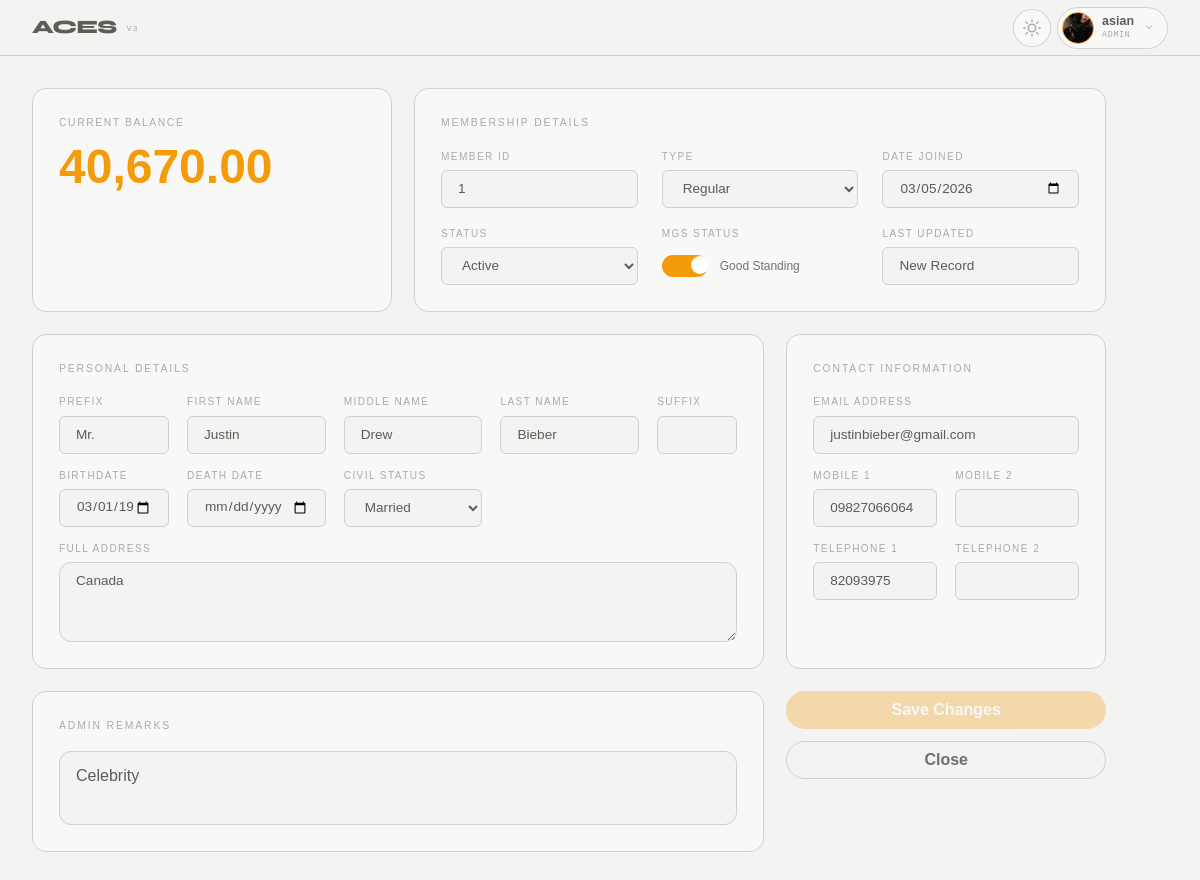
Page /index.php?page=member_view&member_id=1 (signed in) on the committed database.
### tables this page shows
CREATE TABLE `members` (
  `id` int(11) NOT NULL,
  `member_id` int(11) DEFAULT NULL,
  `membership_type` varchar(50) DEFAULT NULL,
  `username` varchar(50) DEFAULT NULL,
  `password` varchar(255) DEFAULT NULL,
  `first_name` varchar(100) DEFAULT NULL,
  `middle_name` varchar(100) DEFAULT NULL,
  `last_name` varchar(100) DEFAULT NULL,
  `email` varchar(150) DEFAULT NULL,
  `profile_picture` varchar(255) DEFAULT NULL,
  `prefix` varchar(20) DEFAULT NULL,
  `suffix` varchar(20) DEFAULT NULL,
  `birthdate` date DEFAULT NULL,
  `death_date` date DEFAULT NULL,
  `approval_date` datetime DEFAULT NULL,
  `balance` decimal(10,2) DEFAULT 0.00,
  `is_mgs` tinyint(1) DEFAULT 0,
  `remarks` text DEFAULT NULL,
  `role_id` int(11) DEFAULT NULL,
  `phone_number` varchar(20) DEFAULT NULL,
  `telephone_number` varchar(20) DEFAULT NULL,
  `civil_status` varchar(20) DEFAULT NULL,
  `address` text DEFAULT NULL,
  `status` enum('Active','Deceased','Delisted','On-Hold','Overdue','Under Litigation') NOT NULL DEFAULT 'Active',
  `phone_number_2` varchar(255) DEFAULT NULL,
  `telephone_number_2` varchar(255) DEFAULT NULL
);

### core/auth.php (called while the page is built, shortened)
<?php
require_once __DIR__ . '/db.php';
class Auth
{
    public function __construct()
    {
        $database = new DB();
    }
    public function isLoggedIn(): bool
    {
        return isset($_SESSION['user_id']);
    }
}

### core/db.php (called while the page is built, shortened)
<?php
class DB {
    private $host = "localhost";
    private $name = "aces_db";
    private $user = "root";
    private $pass = "";
    public function connect() {
        $this->conn = null;
        try {
            $this->conn = new PDO("mysql:host=" . $this->host . ";dbname=" . $this->name, $this->user, $this->pass);
            $this->conn->setAttribute(PDO::ATTR_ERRMODE, PDO::ERRMODE_EXCEPTION);
        } catch(PDOException $e) {
            echo "Connection Error: " . $e->getMessage();
        }
        return $this->conn;
    }
}

### core/repository/member_repository.php (called while the page is built, shortened)
<?php
class MemberRepository
{
    private $db;
    public function __construct($db)
    {
        $this->db = $db;
    }
    public function findById($id)
    {
        $stmt = $this->db->prepare("SELECT * FROM members WHERE id = ?");
        $stmt->execute([(int)$id]);
        return $stmt->fetch(PDO::FETCH_ASSOC);
    }
}

### views/auth/admin/member_view.php (the view, shortened to what this page needs)
<?php
require_once 'core/db.php';
require_once 'core/repository/member_repository.php';
$db = (new DB())->connect();
$memberRepo = new MemberRepository($db);
$targetId = isset($_GET['member_id']) ? (int)$_GET['member_id'] : 0;
$m = $memberRepo->findById($targetId);
?>
<form method="POST" action="">
    <div class="pg-centered">
        <div class="mv">
            <div class="mv__grid">
                <section class="mv-card mv-card--balance">
                    <div class="mv-card__label">Current Balance</div>
                    <input type="text" class="mv-card__balance" name="balance" value="<?= number_format((float)$m['balance'], 2, '.', ',') ?>">
                </section>
                <section class="mv-card mv-card--membership">
                    <header class="mv-card__title">Membership Details</header>
                    <div class="mv-form" style="grid-template-columns: repeat(3, 1fr);">
                        <div class="mv-field">
                            <label class="mv-label">Member ID</label>
                            <input class="mv-input" name="member_id" value="<?= htmlspecialchars($m['member_id']) ?>" readonly>
                        </div>
                        <div class="mv-field">
                            <label class="mv-label">Type</label>
                            <select class="mv-input" name="membership_type">
                                <?php foreach (['Regular', 'Associate'] as $opt): ?>
                                    <option value="<?= $opt ?>" <?= $m['membership_type'] == $opt ? 'selected' : '' ?>><?= $opt ?></option>
                                <?php endforeach; ?>
                            </select>
                        </div>
                        <div class="mv-field">
                            <label class="mv-label">Date Joined</label>
                            <input type="date"
                                class="mv-input"
                                name="approval_date"
                                value="<?= !empty($m['approval_date']) ? date('Y-m-d', strtotime($m['approval_date'])) : '' ?>">
                        </div>
                        <div class="mv-field">
                            <label class="mv-label">Status</label>
                            <select class="mv-input" name="status">
                                <?php foreach (['Active', 'Deceased', 'Delisted', 'On-Hold', 'Overdue', 'Under Litigation'] as $opt): ?>
                                    <option value="<?= $opt ?>" <?= $m['status'] == $opt ? 'selected' : '' ?>><?= $opt ?></option>
                                <?php endforeach; ?>
                            </select>
                        </div>
                        <div class="mv-field">
                            <label class="mv-label">MGS Status</label>
                            <div style="display: flex; align-items: center; gap: 12px; height: 38px;">
                                <label class="mgs-switch">
                                    <span class="mgs-slider"></span>
                                </label>
                                <span class="mv-label" style="text-transform: none; color: var(--t2); letter-spacing: normal;">
                                    <?= ($m['is_mgs'] ?? 0) ? 'Good Standing' : 'Not in GS' ?>
                                </span>
                            </div>
                        </div>
                        <div class="mv-field">
                            <label class="mv-label">Last Updated</label>
                            <input class="mv-input" value="<?= !empty($m['updated_at']) ? date('M d, Y', strtotime($m['updated_at'])) : 'New Record' ?>" readonly title="Automatically tracked by system">
                        </div>
                    </div>
                </section>
                <section class="mv-card mv-card--personal">
                    <header class="mv-card__title">Personal Details</header>
                    <div class="mv-form mv-form--personal">
                        <div class="mv-field"><label class="mv-label">Prefix</label><input class="mv-input" name="prefix" value="<?= htmlspecialchars($m['prefix']) ?>"></div>
                        <div class="mv-field"><label class="mv-label">First Name</label><input class="mv-input" name="first_name" value="<?= htmlspecialchars($m['first_name']) ?>"></div>
                        <div class="mv-field"><label class="mv-label">Middle Name</label><input class="mv-input" name="middle_name" value="<?= htmlspecialchars($m['middle_name']) ?>"></div>
                        <div class="mv-field"><label class="mv-label">Last Name</label><input class="mv-input" name="last_name" value="<?= htmlspecialchars($m['last_name']) ?>"></div>
                        <div class="mv-field"><label class="mv-label">Suffix</label><input class="mv-input" name="suffix" value="<?= htmlspecialchars($m['suffix']) ?>"></div>
                        <div class="mv-field"><label class="mv-label">Birthdate</label><input type="date" class="mv-input" name="birthdate" value="<?= $m['birthdate'] ?>"></div>
                        <div class="mv-field"><label class="mv-label">Death Date</label><input type="date" class="mv-input" name="death_date" value="<?= $m['death_date'] ?>"></div>
                        <div class="mv-field">
                            <label class="mv-label">Civil Status</label>
                            <select class="mv-input" name="civil_status">
                                <?php foreach (['Single', 'Married', 'Widow'] as $opt): ?>
                                    <option value="<?= $opt ?>" <?= $m['civil_status'] == $opt ? 'selected' : '' ?>><?= $opt ?></option>
                                <?php endforeach; ?>
                            </select>
                        </div>
                        <div class="mv-field mv-field--full"><label class="mv-label">Full Address</label><textarea class="mv-input" name="address"><?= htmlspecialchars($m['address']) ?></textarea></div>
                    </div>
                </section>
                <section class="mv-card mv-card--contact">
                    <header class="mv-card__title">Contact Information</header>
                    <div class="mv-form">
                        <div class="mv-field mv-field--full"><label class="mv-label">Email Address</label><input class="mv-input" name="email" value="<?= htmlspecialchars($m['email']) ?>"></div>
                        <div class="mv-field"><label class="mv-label">Mobile 1</label><input class="mv-input" name="phone_number" value="<?= htmlspecialchars($m['phone_number']) ?>"></div>
                        <div class="mv-field"><label class="mv-label">Mobile 2</label><input class="mv-input" name="phone_number_2" value="<?= htmlspecialchars($m['phone_number_2'] ?? '') ?>"></div>
                        <div class="mv-field"><label class="mv-label">Telephone 1</label><input class="mv-input" name="telephone_number" value="<?= htmlspecialchars($m['telephone_number']) ?>"></div>
                        <div class="mv-field"><label class="mv-label">Telephone 2</label><input class="mv-input" name="telephone_number_2" value="<?= htmlspecialchars($m['telephone_number_2'] ?? '') ?>"></div>
                    </div>
                </section>
                <section class="mv-card mv-card--remarks">
                    <header class="mv-card__title">Admin Remarks</header>
                    <textarea class="mv-remarks" name="remarks"><?= htmlspecialchars($m['remarks']) ?></textarea>
                </section>
                <div class="mv-action-bar">
                    <button type="submit" name="save_member" class="mv-btn mv-btn--save">Save Changes</button>
                    <a href="index.php?page=dashboard" class="mv-btn mv-btn--close" style="text-align: center; text-decoration: none;">Close</a>
                </div>
            </div>
        </div>
    </div>
</form>

### index.php (shortened to what this page needs)
<?php
require_once 'core/Auth.php';
require_once 'core/db.php';
$auth = new Auth();
?>
<!DOCTYPE html>
<html lang="en">
<head>
    <link rel="stylesheet" href="/acesv2/assets/css/variables.css">
    <link rel="stylesheet" href="/acesv2/assets/css/reset.css">
    <link rel="stylesheet" href="/acesv2/assets/css/main.css">
    <link rel="stylesheet" href="/acesv2/assets/css/member.css">
</head>
<body>
    <?php
    if (!$auth->isLoggedIn()) {
        include __DIR__ . '/views/auth/login.php';
    } else {
        $user = [
            'name' => $_SESSION['name'] ?? 'Admin',
            'role' => ucfirst($_SESSION['role'] ?? 'Unassigned'),
            'initials' => strtoupper(substr($_SESSION['name'] ?? 'A', 0, 1) . substr(strrchr($_SESSION['name'] ?? ' ', ' '), 1, 1))
        ];
        include __DIR__ . '/views/auth/partials/navbar.php';
        $page = $_GET['page'] ?? 'dashboard';
        switch ($page) {
            case 'member_view':
                include __DIR__ . '/views/auth/admin/member_view.php';
                break;
        }
    }
    ?>
</body>
</html>

### views/auth/partials/navbar.php (shortened to what this page needs)
<nav class="c-navbar">
    <div class="c-navbar__brand">
        ACES<span>v3</span>
    </div>
    <div class="c-navbar__actions">
        <button id="theme-toggle" class="c-theme-toggle" aria-label="Toggle theme">
        </button>
        <div class="c-chip" id="user-chip">
    <?php if (!empty($_SESSION['avatar'])): ?>
        <img src="/acesv2/assets/img/uploads/<?= htmlspecialchars($_SESSION['avatar']) ?>"
             class="c-chip__avatar"
             alt="User Avatar"
             style="object-fit: cover; width: 32px; height: 32px; border-radius: 50%;">
    <?php else: ?>
        <div class="c-chip__avatar"><?= htmlspecialchars($user['initials']) ?></div>
    <?php endif; ?>
    <div class="c-chip__info">
        <span class="c-chip__name"><?= htmlspecialchars($user['name']) ?></span>
        <span class="c-chip__role"><?= htmlspecialchars($user['role']) ?></span>
    </div>
    <span class="c-chip__chevron">
        <svg width="12" height="12" viewBox="0 0 24 24" fill="none" stroke="currentColor" stroke-width="2" stroke-linecap="round" stroke-linejoin="round">
            <path d="M6 9l6 6 6-6" />
        </svg>
    </span>
</div>
    </div>
</nav>

### assets/css/variables.css (style rules this page uses)
:root { --bg: #f3f3f2; --surface: #f8f8f7; --raised: #f0ede8; --rim: #e0dcd5; --gold: #f59b0a; --gold-dim: rgba(217, 142, 22, 0.1); --text: #1c1a17b2; --t2: rgba(26, 25, 23, 0.6); --t3: rgba(26, 25, 23, 0.35); --border: rgba(211, 209, 207, 1.0); --border2: rgba(0, 0, 0, 0.15); --danger: #d93d3d; --ok: #27a858; --font-main: 'Poppins', sans-serif; --font-heading: 'Syne', sans-serif; --font-mono: 'IBM Plex Mono', monospace; --status-active: #10b981; --status-deceased: #4b5563; --status-delisted: #ef4444; --status-hold: #3b82f6; --status-overdue: #f59e0b; --status-litigation: #8b5cf6; }

### assets/css/main.css (style rules this page uses)
html { transition: background-color 0.3s ease, color 0.3s ease; }
body { background-color: var(--bg); color: var(--text); }
.c-navbar { flex-shrink: 0; height: 56px; padding: 0 32px; display: flex; align-items: center; justify-content: space-between; background: var(--bg); border-bottom: 1px solid var(--border); position: sticky; top: 0; z-index: 1000; }
.c-navbar__actions { display: flex; align-items: center; gap: 6px; }
.c-navbar__brand { font-family: var(--font-heading); font-size: 1.18rem; font-weight: 800; letter-spacing: -0.03em; color: var(--text); }
.c-navbar__brand span { font-family: "IBM Plex Mono", monospace; font-size: 0.5rem; letter-spacing: 0.14em; text-transform: uppercase; color: var(--t3); font-weight: 400; margin-left: 10px; vertical-align: middle; }
.c-theme-toggle { background: var(--surface); border: 1px solid var(--border2); border-radius: 50%; width: 38px; height: 38px; display: flex; align-items: center; justify-content: center; cursor: pointer; color: var(--t3); padding: 0; }
.c-theme-toggle svg { width: 18px; height: 18px; stroke-width: 2; fill: none; stroke: currentColor; stroke-linecap: round; stroke-linejoin: round; }
.c-chip { position: relative; display: flex; align-items: center; gap: 8px; padding: 4px 12px 4px 4px; background: var(--surface); border: 1px solid var(--border2); border-radius: 30px; cursor: pointer; user-select: none; transition: border-color 0.2s; }
.c-chip__avatar { width: 30px; height: 30px; border-radius: 50%; background: var(--gold-dim); border: 1px solid var(--gold); display: flex; align-items: center; justify-content: center; font-family: "Syne", sans-serif; font-size: 0.62rem; font-weight: 800; color: var(--gold); flex-shrink: 0; }
.c-chip__info { display: flex; flex-direction: column; }
.c-chip__name { font-size: 0.78rem; font-weight: 600; color: var(--text); display: block; line-height: 1.2; }
.c-chip__role { font-family: "IBM Plex Mono", monospace; font-size: 0.52rem; text-transform: uppercase; letter-spacing: 0.08em; color: var(--t3); display: block; }
.c-chip__chevron { color: var(--t3); margin-left: 1px; }

### rows in the picture
members: balance "40,670.00", member_id "1", membership_type "Regular", approval_date "03/05/2026", status "Active", prefix "Mr.", first_name "Justin", middle_name "Drew", last_name "Bieber", birthdate "03/01/1994", civil_status "Married", address "Canada", email "justinbieber@gmail.com", phone_number "09827066064", telephone_number "82093975", remarks "Celebrity"

### other values in the picture
$user['name'] "asian"
$user['role'] "ADMIN"
